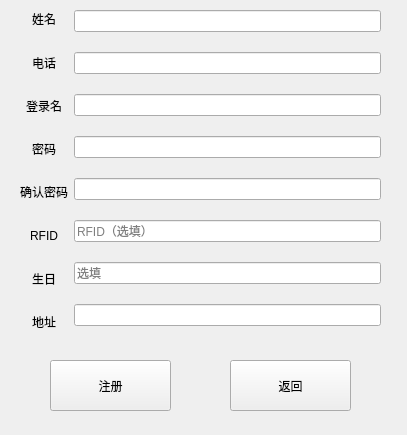
<?xml version="1.0" encoding="UTF-8"?>
<ui version="4.0">
 <class>newowner</class>
 <widget class="QWidget" name="newowner">
  <property name="geometry">
   <rect>
    <x>0</x>
    <y>0</y>
    <width>407</width>
    <height>435</height>
   </rect>
  </property>
  <property name="windowTitle">
   <string>Form</string>
  </property>
  <widget class="QPushButton" name="back_Btn">
   <property name="geometry">
    <rect>
     <x>230</x>
     <y>360</y>
     <width>121</width>
     <height>51</height>
    </rect>
   </property>
   <property name="text">
    <string>返回</string>
   </property>
  </widget>
  <widget class="QPushButton" name="register_Btn">
   <property name="geometry">
    <rect>
     <x>50</x>
     <y>360</y>
     <width>121</width>
     <height>51</height>
    </rect>
   </property>
   <property name="text">
    <string>注册</string>
   </property>
  </widget>
  <widget class="QWidget" name="layoutWidget">
   <property name="geometry">
    <rect>
     <x>20</x>
     <y>10</y>
     <width>361</width>
     <height>321</height>
    </rect>
   </property>
   <layout class="QHBoxLayout" name="horizontalLayout">
    <item>
     <layout class="QVBoxLayout" name="verticalLayout">
      <property name="spacing">
       <number>25</number>
      </property>
      <item>
       <widget class="QLabel" name="label">
        <property name="text">
         <string>姓名</string>
        </property>
        <property name="alignment">
         <set>Qt::AlignCenter</set>
        </property>
       </widget>
      </item>
      <item>
       <widget class="QLabel" name="label_2">
        <property name="text">
         <string>电话</string>
        </property>
        <property name="alignment">
         <set>Qt::AlignCenter</set>
        </property>
       </widget>
      </item>
      <item>
       <widget class="QLabel" name="label_3">
        <property name="text">
         <string>登录名</string>
        </property>
        <property name="alignment">
         <set>Qt::AlignCenter</set>
        </property>
       </widget>
      </item>
      <item>
       <widget class="QLabel" name="label_4">
        <property name="text">
         <string>密码</string>
        </property>
        <property name="alignment">
         <set>Qt::AlignCenter</set>
        </property>
       </widget>
      </item>
      <item>
       <widget class="QLabel" name="label_5">
        <property name="text">
         <string>确认密码</string>
        </property>
        <property name="alignment">
         <set>Qt::AlignCenter</set>
        </property>
       </widget>
      </item>
      <item>
       <widget class="QLabel" name="label_7">
        <property name="text">
         <string>RFID</string>
        </property>
        <property name="alignment">
         <set>Qt::AlignCenter</set>
        </property>
       </widget>
      </item>
      <item>
       <widget class="QLabel" name="label_8">
        <property name="text">
         <string>生日</string>
        </property>
        <property name="alignment">
         <set>Qt::AlignCenter</set>
        </property>
       </widget>
      </item>
      <item>
       <widget class="QLabel" name="label_6">
        <property name="text">
         <string>地址</string>
        </property>
        <property name="alignment">
         <set>Qt::AlignCenter</set>
        </property>
       </widget>
      </item>
     </layout>
    </item>
    <item>
     <layout class="QVBoxLayout" name="verticalLayout_2">
      <property name="spacing">
       <number>20</number>
      </property>
      <item>
       <widget class="QLineEdit" name="lineEdit"/>
      </item>
      <item>
       <widget class="QLineEdit" name="lineEdit_2"/>
      </item>
      <item>
       <widget class="QLineEdit" name="lineEdit_3"/>
      </item>
      <item>
       <widget class="QLineEdit" name="lineEdit_4"/>
      </item>
      <item>
       <widget class="QLineEdit" name="lineEdit_8"/>
      </item>
      <item>
       <widget class="QLineEdit" name="lineEdit_7">
        <property name="text">
         <string/>
        </property>
        <property name="placeholderText">
         <string>RFID（选填）</string>
        </property>
       </widget>
      </item>
      <item>
       <widget class="QLineEdit" name="lineEdit_5">
        <property name="placeholderText">
         <string>选填</string>
        </property>
       </widget>
      </item>
      <item>
       <widget class="QLineEdit" name="lineEdit_6"/>
      </item>
     </layout>
    </item>
   </layout>
  </widget>
 </widget>
 <resources/>
 <connections/>
</ui>
